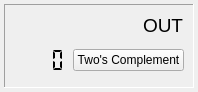
<?xml version="1.0" encoding="UTF-8"?>
<ui version="4.0">
 <class>Form</class>
 <widget class="QWidget" name="Form">
  <property name="geometry">
   <rect>
    <x>0</x>
    <y>0</y>
    <width>198</width>
    <height>92</height>
   </rect>
  </property>
  <property name="toolTip">
   <string>Output Register</string>
  </property>
  <layout class="QVBoxLayout" name="verticalLayout">
   <property name="leftMargin">
    <number>4</number>
   </property>
   <property name="topMargin">
    <number>4</number>
   </property>
   <property name="rightMargin">
    <number>4</number>
   </property>
   <property name="bottomMargin">
    <number>4</number>
   </property>
   <item>
    <widget class="QFrame" name="frame">
     <property name="frameShape">
      <enum>QFrame::Panel</enum>
     </property>
     <property name="frameShadow">
      <enum>QFrame::Sunken</enum>
     </property>
     <layout class="QVBoxLayout" name="verticalLayout_2">
      <item alignment="Qt::AlignRight">
       <widget class="QLabel" name="_label">
        <property name="font">
         <font>
          <pointsize>14</pointsize>
         </font>
        </property>
        <property name="text">
         <string>OUT</string>
        </property>
        <property name="alignment">
         <set>Qt::AlignLeading|Qt::AlignLeft|Qt::AlignTop</set>
        </property>
       </widget>
      </item>
      <item>
       <layout class="QHBoxLayout" name="horizontalLayout">
        <item alignment="Qt::AlignHCenter">
         <widget class="QLCDNumber" name="_lcd">
          <property name="sizePolicy">
           <sizepolicy hsizetype="Expanding" vsizetype="Expanding">
            <horstretch>0</horstretch>
            <verstretch>0</verstretch>
           </sizepolicy>
          </property>
          <property name="frameShape">
           <enum>QFrame::NoFrame</enum>
          </property>
          <property name="digitCount">
           <number>4</number>
          </property>
          <property name="segmentStyle">
           <enum>QLCDNumber::Flat</enum>
          </property>
         </widget>
        </item>
        <item alignment="Qt::AlignHCenter">
         <widget class="QPushButton" name="_buttonComp">
          <property name="text">
           <string>Two's Complement</string>
          </property>
          <property name="checkable">
           <bool>true</bool>
          </property>
         </widget>
        </item>
       </layout>
      </item>
     </layout>
    </widget>
   </item>
  </layout>
 </widget>
 <resources/>
 <connections/>
</ui>
